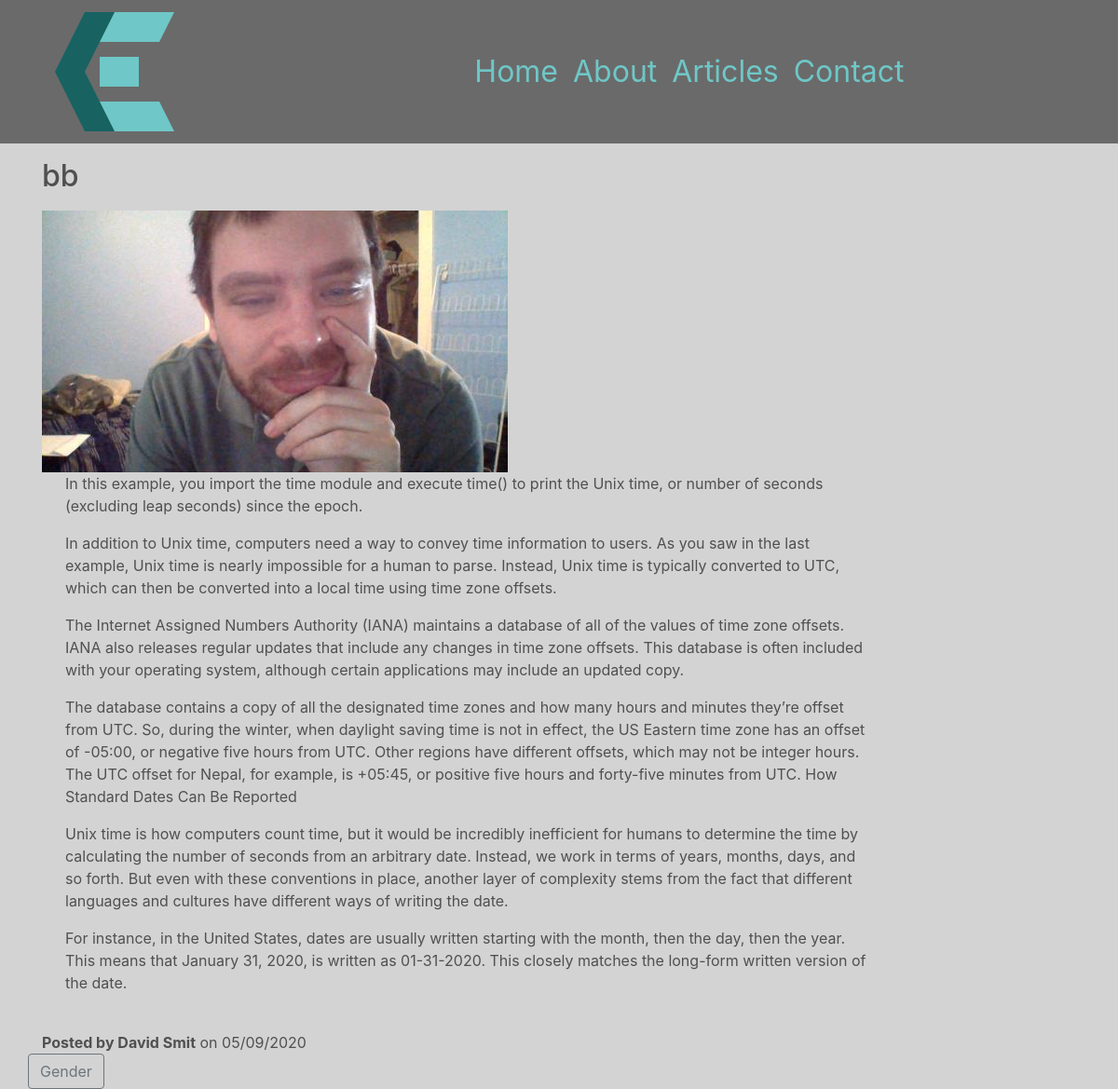
/articles/2, run on an earlier commit of the app's database.
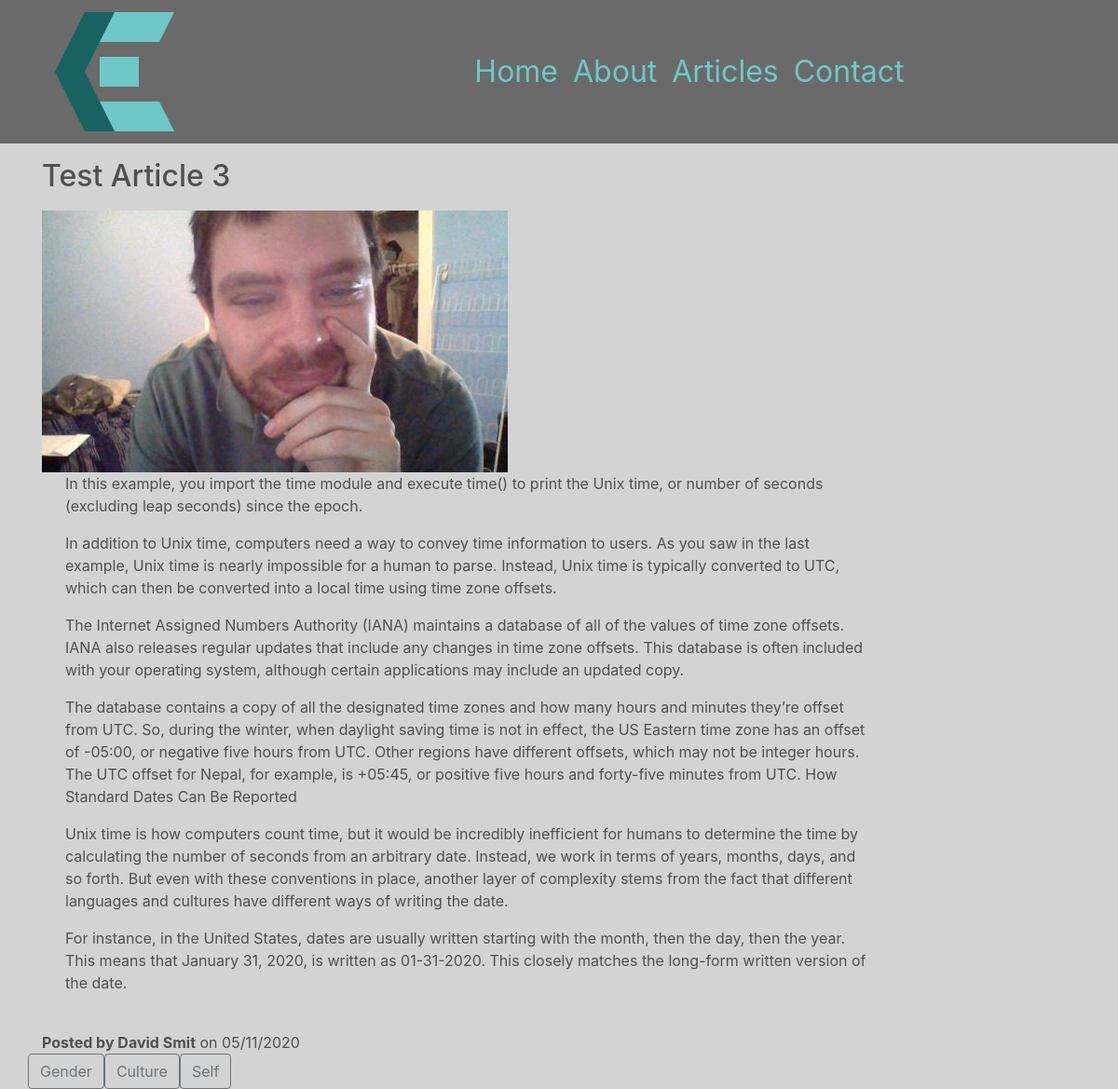
And on a later commit of the database.
### chrissmit/services/db_models.py (models this page shows, shortened)
class ArticleEdits(db.Model):
    id = db.Column(db.Integer, primary_key=True)
    article_id = db.Column(db.Integer, db.ForeignKey('article.id'), nullable=False,)
    is_edited = db.Column(db.Boolean, default=False,)
    is_ready_for_release = db.Column(db.Boolean, default=False,)
    user_id = db.Column(db.Integer, db.ForeignKey('user.id'), nullable=False)
    edited = db.Column(db.DateTime, nullable=True, default=datetime.utcnow)
    title = db.Column(db.String(100), nullable=False,)
    preview = db.Column(db.String(200), nullable=False)
    image_file = db.Column(db.String(100), default='default.png')
    content = db.Column(db.Text, nullable=False)
    tags = db.relationship('EditTags', backref='edit')

class User(db.Model, UserMixin):
    id = db.Column(db.Integer, primary_key=True, )
    authorization_level = db.Column(db.String(60), nullable=False, )
    linkedin = db.Column(db.String(100),)
    full_name = db.Column(db.String(45), unique=False, nullable=False,)
    twitter_handle = db.Column(db.String(20), unique=True, nullable=True,)
    email = db.Column(db.String(120), unique=True, nullable=False, )
    image_file = db.Column(db.String(20), nullable=False, default='default.svg', )
    password = db.Column(db.String(60), nullable=False, )
    articles = db.relationship('Article', backref='author', lazy=True)
    edits = db.relationship('ArticleEdits', backref='author', lazy=True)
    content = db.Column(db.Text, nullable=False)

class EditTags(db.Model):
    id = db.Column(db.Integer, primary_key=True)
    edit_id = db.Column(db.Integer, db.ForeignKey('article_edits.id'))
    tag_id = db.Column(db.Integer, db.ForeignKey('tags.id'))

class Tags(db.Model):
    id = db.Column(db.Integer, primary_key=True)
    desc = db.Column(db.String(20), nullable=False)

### chrissmit/views/article_views.py (the view)
@blueprint.route('/articles/<article_id>')
def read_article(article_id):
    recent_articles = article.get_last(4)
    current_article = article.get_full_article(article_id)
    tags = article.get_edit_tags(current_article.current_edit_id)
    return render_template(
        template_name_or_list='articles/read.html',
        content=current_article,
        release=False,
        suggest_edit=current_user.is_authenticated,
        go_to_latest = False,
        recent_articles=recent_articles,
        tags=tags,
        display_posted = article.is_display_posted(current_article),
    )

### chrissmit/services/article.py (called while the page is built)
def get_full_article(id):
    full_article = full_article_data()
    return full_article.filter(Article.id==int(id)).first()

def get_last(number=4, desc=True):
    full_article = full_article_data()
    if desc:
        return full_article.filter(Article.is_released==True).order_by(Article.posted.desc()).limit(number).all()
    return full_article.filter(Article.is_released==True).limit(number).all()

def get_edit_tags(edit_id):
    print(edit_id)
    return db.session.query(
        EditTags.tag_id, Tags.desc
    ).join(
        Tags,
        Tags.id == EditTags.tag_id
    ).filter(
        EditTags.edit_id == edit_id
    ).all()

def full_article_data():
    fields = full_data_fields()
    return fields.join(
        ArticleEdits,
        Article.current_edit_id == ArticleEdits.id,
    ).join(
        User,
        Article.author_id == User.id
    )

def full_data_fields():
    return db.session.query(
        ArticleEdits.id,
        ArticleEdits.article_id,
        Article.posted,
        Article.edited,
        Article.is_released,
        Article.author_id,
        Article.current_edit_id,
        ArticleEdits.title,
        ArticleEdits.preview,
        ArticleEdits.content,
        ArticleEdits.image_file,
        ArticleEdits.user_id,
        ArticleEdits.is_edited,
        ArticleEdits.is_ready_for_release,
        ArticleEdits.edited,
        Article.author_id,
        User.full_name,
    )

def is_display_posted(content):
    if not content.posted:
        return content.posted
    return content.posted > content.edited

### chrissmit/templates/articles/read.html (shortened to what this page needs)
{% extends "shared/_layout.html" %}
{% block main_content %}
{% if content %}
    <h2>{{ content.title }}</h2>
    <div class="row">
        <div class="col-sm-12">
            {% if content.image_file %}
                <img src="{{ '/static/img/articles/' + content.image_file }}" alt="{{ content.image_file }}">
            {% endif %}
        </div>
    </div>
    <article>
        {% for paragraph in content.content.split('</p>') %}
            <p >
                {{ paragraph }}
            </p>
        {% endfor %}
    </article>
    <br>
    {% if display_posted %}
    <strong>Posted by {{ content.full_name }}</strong> on
        {{ content.posted.strftime('%m/%d/%Y') }}
    {% else %}
        <strong>Edited by {{ content.full_name }}</strong> on
        {{ content.edited.strftime('%m/%d/%Y') }}
    {% endif %}
    <div class="row">
        {% for tag in tags %}
            <a href="{{ url_for('navigation_views.article_by_tag',tag=tag.tag_id) }}" class="btn btn-outline-secondary"> {{ tag.desc }}</a>
        {% endfor %}
    </div>
{% endif %}
{%  endblock %}

### chrissmit/templates/shared/_layout.html (shortened to what this page needs)
<!DOCTYPE html>
<html lang="en">
<head>
<!DOCTYPE html>
<html lang="en">
<head>
    <link rel="stylesheet"
          href="https://stackpath.bootstrapcdn.com/bootstrap/4.1.3/css/bootstrap.min.css"
>
    <link rel="stylesheet" href="/static/css/site.css">
</head>
<body>
<div class="nav-outer fixed-top">
    <div class="container menu">
        <nav class="navbar navbar-expand-lg col-sm-12">
            <div class="row">
                <button class="navbar-toggler logo" type="button" data-toggle="collapse" data-target="#navbarNavDropdown " id="logo">
                    <img src="../../../static/img/logo.svg">
                </button>
            </div>
            <div class="col-sm-9">
                <div class="collapse navbar-collapse" id="navbarNavDropdown">
                    <ul class="navbar-nav">
                        <li class="nav-item"><a class="nav-link" href="{{ url_for('navigation.index') }}">Home</a></li>
                        <li class="nav-item"><a class="nav-link" href="{{ url_for('navigation.about') }}">About</a></li>
                        <li class="nav-item">
                           <div class="dropdown show">
                              <a class="nav-link"
                                 href="#" role="button"
                                 id="dropdownMenuLink"
                                 data-toggle="dropdown"
                                 aria-haspopup="true"
                                 aria-expanded="false">Articles</a>
                              </div>
                        <li class="nav-item"><a class="nav-link" href="{{ url_for('navigation.contact') }}">Contact</a></li>
                    </ul>
                </div>
        </div>
        </nav>
    </div>
</div>
<div class="main_content container">
    <div class="row">
        <div class="col-md-10">
            {% block main_content %}
            {% endblock %}
        </div>
    </div>
</div>
</body>
</html>

### chrissmit/static/css/site.css (style rules this page uses)
:root { --backgroundColor: lightgrey; --primaryFontColor: rgba(80,80,80,1); --navBackgroundColor: rgba(80,80,80,0.8); --navDropDownBackgroundColor: rgba(80,80,80,0.6); --navDropDownText: lightgrey; --lightAccent: #6FC7C7; --darkAccent: #186262; }
html { background-color: var(--backgroundColor); }
body { background-color: var(--backgroundColor); }
.main_content { margin-top: 160px; color: var(--primaryFontColor); background-color: var(--backgroundColor); border: 2px; height: 100%; }
h2 { color: var(--primaryFontColor); padding-top: 10px; padding-bottom: 10px; }
p { padding-left: 25px; padding-right: 25px; }
.nav-outer { background-color: var(--navBackgroundColor); width: 100%; }
nav { font-size: 2rem; margin-left: 0px; margin-right: auto; }
.nav-link { color: var(--lightAccent); text-align: left; margin-left: auto; margin-right: 0px; width: 100% }
a { color: var(--darkAccent); }
#logo { display: inline-block; }
.collapse:not(.show) { float: right; }

What changed in the data, as far as the page shows it:
no longer on this page (row unchanged): ArticleEdits: title "bb", image_file (picture)
added ArticleEdits: title "Test Article 3", image_file (picture)
added EditTags: desc "Culture"
added EditTags: desc "Self"
Also different on the page:
{{ content.posted.strftime('%m/%d/%Y') }}: "05/09/2020" → "05/11/2020"
